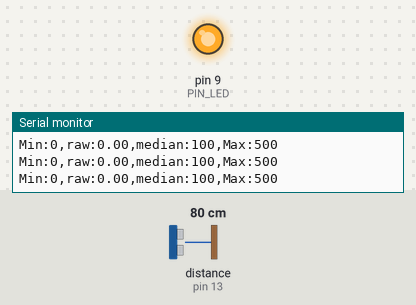
Simulated run of this sketch. Board: Arduino Uno, built with avr-gcc and run on an emulated ATmega328P. Parts: output pins drawn as LEDs (lit = HIGH), the last lines printed to the serial monitor. Wiring (inferred from the names in the program): ultrasonic range finder: trigger pin 12; echo pin 13. The inputs (shaded band) are chosen by the test bench; at power-on: distance to the obstacle (sensor on pin 13) 80 cm. The echo pulse lasts 58.3 µs per cm; pins used as bus, display or sensor lines are not drawn.

Above: at 1.2 s.
1.3 s: distance to the obstacle (sensor on pin 13) set to 18 cm
At 2.5 s:
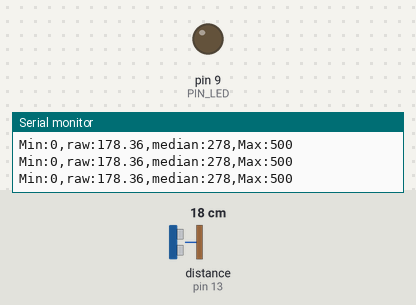
2.8 s: distance to the obstacle (sensor on pin 13) set to 2 cm
At 3.7 s:
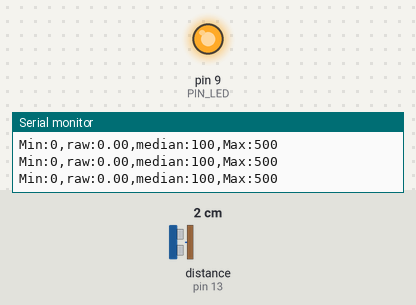
Timing chart, 0 to 5.8 s (numbered marks = the images above; inputs shaded):
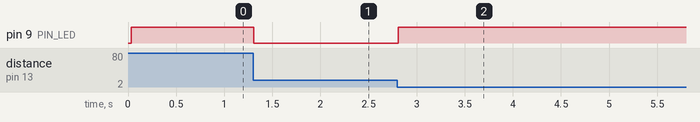

The sketch:

09C1.ino
```cpp
// Arduino pin assignment
#define PIN_LED 9
#define PIN_TRIG 12
#define PIN_ECHO 13

// configurable parameters
#define SND_VEL 346.0 // sound velocity at 24 celsius degree (unit: m/s)
#define INTERVAL 25 // sampling interval (unit: ms)
#define _DIST_MIN 100 // minimum distance to be measured (unit: mm)
#define _DIST_MAX 300 // maximum distance to be measured (unit: mm)
#define _DIST_ALPHA 0.5 // EMA weight of new sample (range: 0 to 1). Setting this value to 1 effectively disables EMA filter.
#define N 30
// global variables
float timeout; // unit: us
float dist_min, dist_max, dist_raw, dist_ema, alpha, dist_middle; // unit: mm

float dist_list[N], dist_sorted_list[N];
unsigned long last_sampling_time; // unit: ms
float scale; // used for pulse duration to distance conversion

int i = 0;
int cnt = 0;

void setup() {
// initialize GPIO pins
  pinMode(PIN_LED,OUTPUT);
  pinMode(PIN_TRIG,OUTPUT);
  digitalWrite(PIN_TRIG, LOW);
  pinMode(PIN_ECHO,INPUT);

// initialize USS related variables
  dist_min = _DIST_MIN;
  dist_max = _DIST_MAX;
  alpha = _DIST_ALPHA;
  timeout = (INTERVAL / 2) * 1000.0; // precalculate pulseIn() timeout value. (unit: us)
  dist_raw = 0.0; // raw distance output from USS (unit: mm)
  scale = 0.001 * 0.5 * SND_VEL;

// initialize serial port
  Serial.begin(57600);

// initialize last sampling time
  last_sampling_time = 0;
}


void change_list(int x){
  if(x!=N-1){
    dist_list[x] = dist_list[x+1];
  }
  else if(x==N-1){
    dist_list[x] = dist_raw;
  }

  if(x!=N-1){
    change_list(x+1);
  }
}

void sorted_list(){
  int i, j;
  float a;
  for(i=0;i<N;i++){
    dist_sorted_list[i] = dist_list[i];
  }

  for(i=0;i<N;i++){
    for(j=0;j<N;j++){
      if(dist_sorted_list[i] > dist_sorted_list[j]){
        a = dist_sorted_list[i];
        dist_sorted_list[i] = dist_sorted_list[j];
        dist_sorted_list[j] = a;
      }
    }
  }
}

void loop() {
// wait until next sampling time.
// millis() returns the number of milliseconds since the program started. Will overflow after 50 days.
  if(millis() < last_sampling_time + INTERVAL) return;

// get a distance reading from the USS
  dist_raw = USS_measure(PIN_TRIG,PIN_ECHO);

  if(i<N && cnt < N){
    dist_list[i] = dist_raw;
    i += 1;
    cnt += 1;
  }
  else{
    change_list(0);
  }

  sorted_list();

  int j;
  dist_middle = 0;
  if(N%2==0){
    dist_middle = dist_sorted_list[N/2];
    dist_middle += dist_sorted_list[N/2-1];
    dist_middle = dist_middle/2;
  }
  else{
    dist_middle = dist_sorted_list[N/2];
  }

// output the read value to the serial port
  Serial.print("Min:0,");
  Serial.print("raw:");
  Serial.print(dist_raw);
  Serial.print(",");
  Serial.print("median:");
  Serial.print(map(dist_middle,0,400,100,500));
  Serial.print(",");
  Serial.println("Max:500");

// turn on the LED if the distance is between dist_min and dist_max
  if(dist_raw < dist_min || dist_raw > dist_max) {
    analogWrite(PIN_LED, 255);
  }
  else {
    analogWrite(PIN_LED, 0);
  }

// update last sampling time
  last_sampling_time += INTERVAL;
}

// get a distance reading from USS. return value is in millimeter.
float USS_measure(int TRIG, int ECHO)
{
  float reading;
  digitalWrite(TRIG, HIGH);
  delayMicroseconds(10);
  digitalWrite(TRIG, LOW);
  reading = pulseIn(ECHO, HIGH, timeout) * scale; // unit: mm
  if(reading < dist_min || reading > dist_max) reading = 0.0; // return 0 when out of range.
  return reading;
}
```

Measured:
- after the input at 1.3 s, pin 9 (PIN_LED): HIGH → LOW at once
- after the input at 2.8 s, pin 9 (PIN_LED): LOW → HIGH at once
